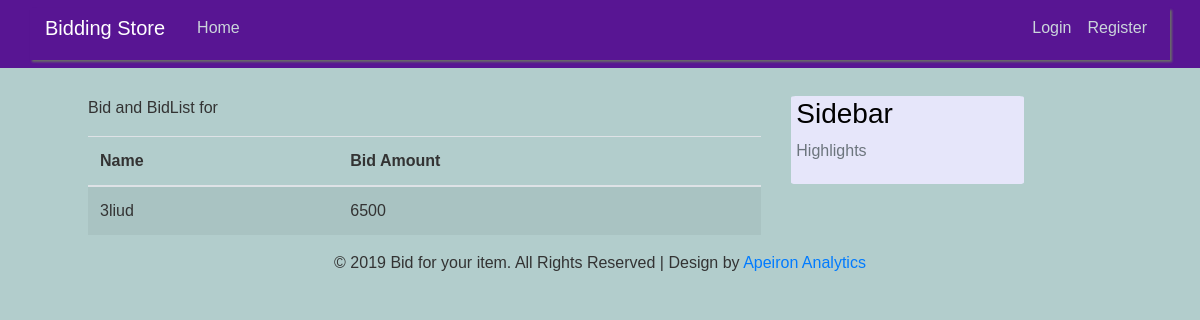
/post/bidderlist/8/, run on an earlier commit of the app's database.
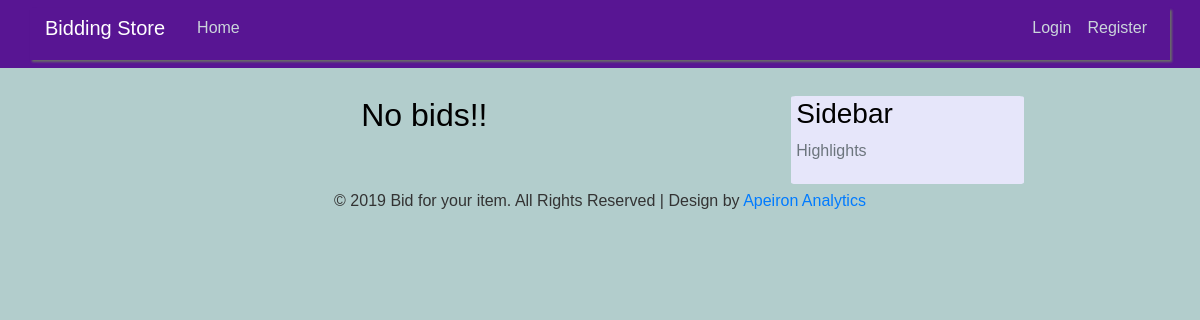
And on a later commit of the database.
### market/models.py (models this page shows, shortened)
class Bidder(models.Model):
	numeric = RegexValidator(r'^[0-9]*$', 'Only numeric are allowed.')
	created = models.DateTimeField(auto_now_add=True)
	updated = models.DateTimeField(auto_now=True)
	user_name = models.ForeignKey(User, on_delete=models.CASCADE)
	product_id = models.ForeignKey(Product, on_delete=models.CASCADE)
	bid_amount = models.CharField(max_length=255, validators=[numeric])

### market/classviews.py (the view)
# urls.py: path('post/bidderlist/<int:pk>/', classviews.BidderListView.as_view(), name="bidder-list"),
class BidderListView(ListView):
	model = Bidder
	def get_queryset(self):
		return Bidder.objects.filter(product_id=self.kwargs['pk'])
	def get_context_data(self, **kwargs):
		context = super(BidderListView, self).get_context_data(**kwargs)
		context["product_id"] = self.kwargs['pk']
		return context

### market/templates/market/bidder_list.html (shortened to what this page needs)
{% extends 'market/base.html' %}
{% load staticfiles %}
{% block content %}
    {% if bidder_list %}
        <p>Bid and BidList for {{ object.product_id.title }}</p>
        <table class="table table-hover table-striped">
            <thead>
            <tr>
                <th>Name</th>
                <th>Bid Amount</th>
            </tr>
            </thead>
            <tbody>
            {% for bid in bidder_list %}
                <tr>
                    <td>{{ bid.user_name }}</td>
                    <td>{{ bid.bid_amount }}</td>
                </tr>
            {% endfor %}
            </tbody>
        </table>
    {% else %}
        <h2 style="text-align: center; color: black">No bids!!</h2>
    {% endif %}
{% endblock %}

What changed in the data, as far as the page shows it:
removed Bidder: user_name "3liud", bid_amount "6500"
Also different on the page:
text no longer shown: "Bid and BidList for Name Bid Amount"
text now shown: "No bids!!"
